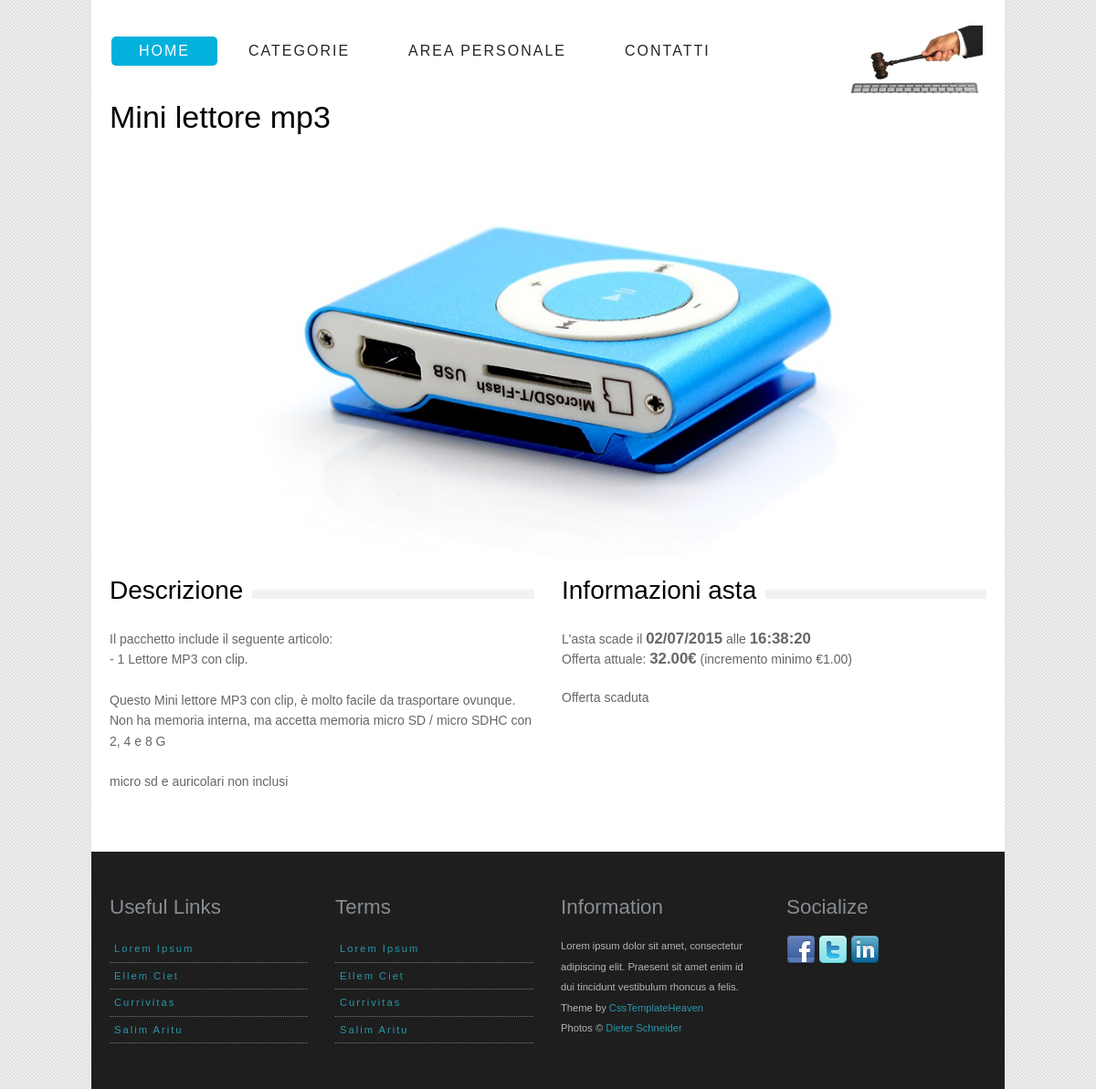
/offerta/13 (signed in), run on an earlier commit of the app's database.
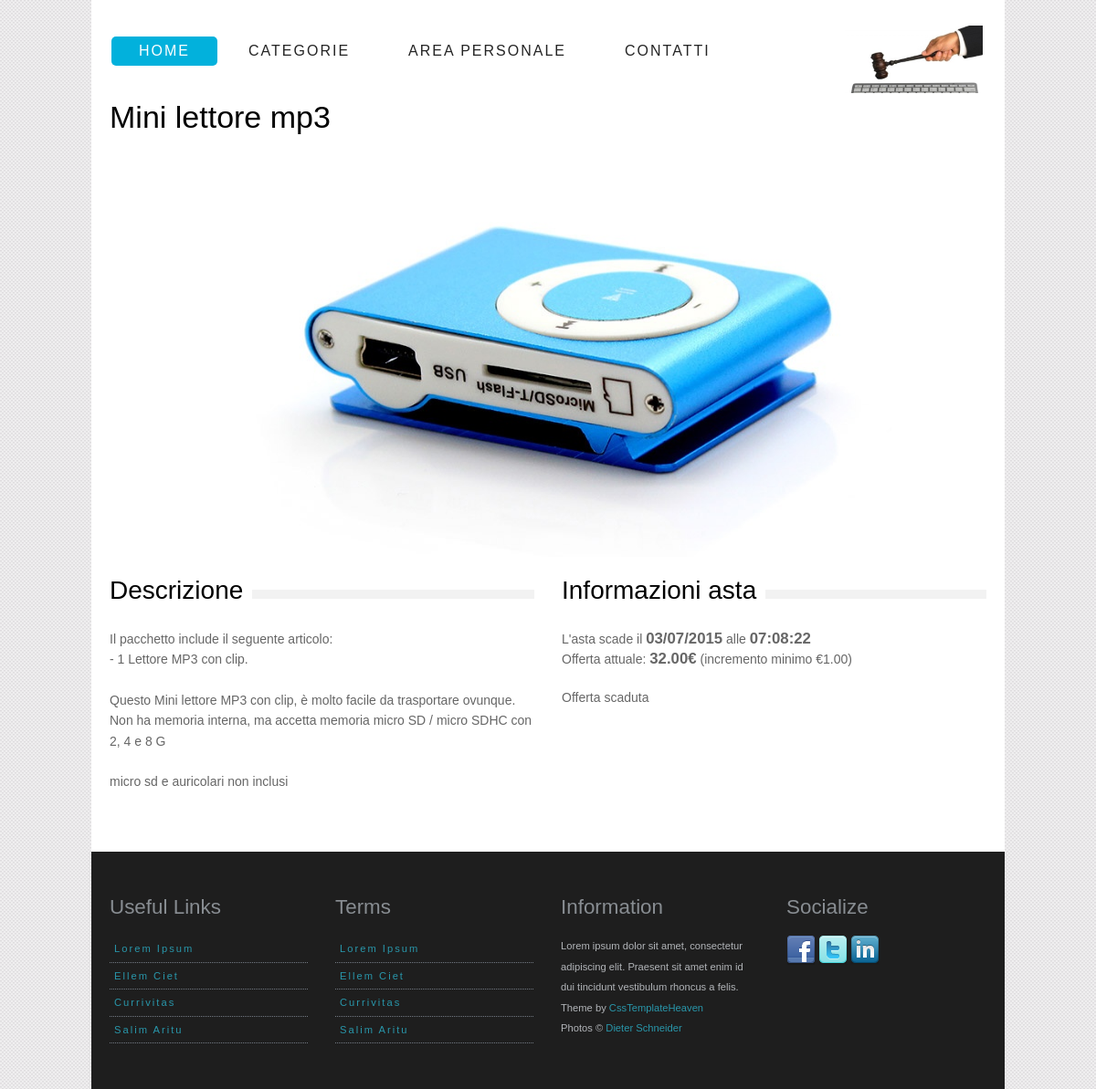
And on a later commit of the database.
### AsteOnLine/models.py (models this page shows, shortened)
class Asta (models.Model):
    creatore = models.ForeignKey(User)
    titolo = models.CharField(max_length=140)
    descrizione = models.TextField(max_length=600)
    foto = models.ImageField(upload_to=get_nome, default=settings.NO_MEDIA)
    data_apertura = models.DateTimeField(default=timezone.now)
    data_chiusura = models.DateTimeField(default=timezone.now()+datetime.timedelta(days=7))
    categoria= models.ForeignKey(Categoria)
    base_asta = models.DecimalField(max_digits=8,decimal_places=2,default=0.10)
    offerta_corrente = models.DecimalField(max_digits=8,decimal_places=2,default=0.00)
    def image_tag(self):
        return u'<p align ="center"><img src="%s" width ="100px" align ="middle"/></p>' % self.foto.url
    image_tag.short_description = 'Foto'
    image_tag.allow_tags = True
    class Meta:
        verbose_name_plural = 'Aste'
    def attiva(self):
        return self.data_chiusura>timezone.now()
    attiva.admin_order_field = '-data_chiusura'
    attiva.boolean = True
    attiva.short_description = 'Attiva?'

### AsteOnLine/views.py (the view)
# urls.py: url(r'^offerta/(?P<id_asta>[0-9]+)$',views.offerta,name='offerta'),
@login_required(login_url='/account/login')
def offerta(request,id_asta):
    asta=get_object_or_404(Asta,pk=id_asta)
    if request.method=='POST':
        if request.user == asta.creatore:
            info={'titolo':'Operazione non permessa','corpo':'Non puoi votare alle tue aste'}
            return render(request,'GestioneUtenti/avviso.html',info)
        elif asta.data_chiusura < timezone.now():
            info={'titolo':'Operazione non permessa','corpo':'Non puoi votare a un asta scaduta'}
            return render(request,'GestioneUtenti/avviso.html',info)
        else:
            off=request.POST["offerta"]
            asta.offerta_corrente=off
            asta.save()
            puntata=Puntata.objects.create(asta=asta,utente=request.user,importo=off)
            puntata.save()
            return HttpResponseRedirect(reverse('GestioneUtenti:riepilogo'))
    else:
        attiva=asta.attiva()
        return render(request,'AsteOnLine/dettaglio.html',{'asta':asta,'attiva':attiva})

### AsteOnLine/templates/AsteOnLine/dettaglio.html (shortened to what this page needs)
{% extends "AsteOnLine/base.html" %}
{% block body %}
        {% if asta %}
            <h1>{{ asta.titolo }}</h1>
            <img  src="../media/{{ asta.foto }}" alt="" width="960" height="450">
            <div class="one-half">
                <div class="heading_bg">
                    <h2>Descrizione</h2>
                </div>
                <p>{{ asta.descrizione|linebreaksbr }}</p>
            </div>
            <div class="one-half last">
                <div class="heading_bg">
                    <h2>Informazioni asta</h2>
                </div>
                <p>
                    L'asta scade il <strong>{{ asta.data_chiusura|date:"d/m/Y" }}</strong> alle
                    <strong>{{ asta.data_chiusura|time:"H:i:s" }}</strong> <br/>
                    Offerta attuale: <strong>{{ asta.offerta_corrente }}&euro;</strong> (incremento minimo &euro;1.00)
                </p>
                {% if attiva %}
                    <form action="" id="offerta_form" method="post">
                        {% csrf_token %}
                        <fieldset>
                            <label>Offerta</label>
                            {%  if asta.base_asta > asta.offerta_corrente %}
                                <input type="number" step="0.01" name="offerta" min="{{asta.base_asta|floatformat }}"
                                       value="{{ asta.base_asta|floatformat }}" width="30">
                            {% else %}
                                <input type="number" step="0.01" name="offerta" min="{{asta.offerta_corrente|floatformat|add:1}}"
                                       value="{{ asta.offerta_corrente|floatformat|add:1 }}" width="30">
                            {% endif %}
                            <p style="text-align:right; margin-right: 16px">
                                <input name="Mysubmitted" value="Fai l'offerta" class="button white" type="submit"
                                       onClick="return confirm('Stai facendo un offerta vincolante. Continuare?')">
                            </p>
                        </fieldset>
                    </form>
                {% else %}
                    <p>Offerta scaduta </p>
                {% endif %}
            </div>
        {% else %}
            <p>Asta inesistente</p>
        {% endif %}
{% endblock %}

### AsteOnLine/templates/AsteOnLine/base.html (shortened to what this page needs)
<!DOCTYPE HTML>
<head>
    {% load staticfiles %}
    <link rel="stylesheet" type="text/css" media="screen" href="{% static 'GestioneUtenti/css/style.css' %}">
    <link rel="stylesheet" type="text/css" media="screen" href="{% static 'GestioneUtenti/css/simple_menu.css' %}">
</head>
<body>
<div class="header">
  <div id="site_title"><a href="{% url 'AsteOnLine:index' %}"> <img src="{% static 'GestioneUtenti/img/logo.jpg' %}" alt="" width="auto" height="100"></a> </div>
  <ol id="menu">
    <li class="active_menu_item"><a href="{% url 'AsteOnLine:index' %}" style="color:#FFF">Home</a></li>
    <li><a href="{% url 'AsteOnLine:categorie' %}">Categorie</a>
    <li><a href="{% url 'GestioneUtenti:profilo' %}">Area Personale</a>
    </li>
    <li><a href="{% url 'AsteOnLine:contatti' %}">Contatti</a></li>
  </ol>
</div>
<div id="container">
    {% block body %}
    {% endblock %}
    <div style="clear:both; height: 40px"></div>
</div>
<div id="footer">
  <div class="one-fourth">
    <h3>Useful Links</h3>
    <ul class="footer_links">
      <li><a href="#">Lorem Ipsum</a></li>
      <li><a href="#">Ellem Ciet</a></li>
      <li><a href="#">Currivitas</a></li>
      <li><a href="#">Salim Aritu</a></li>
    </ul>
  </div>
  <div class="one-fourth">
    <h3>Terms</h3>
    <ul class="footer_links">
      <li><a href="#">Lorem Ipsum</a></li>
      <li><a href="#">Ellem Ciet</a></li>
      <li><a href="#">Currivitas</a></li>
      <li><a href="#">Salim Aritu</a></li>
    </ul>
  </div>
  <div class="one-fourth">
    <h3>Information</h3>
    Lorem ipsum dolor sit amet, consectetur adipiscing elit. Praesent sit amet enim id dui tincidunt vestibulum rhoncus a felis.
    <div id="social_icons"> Theme by <a href="http://www.csstemplateheaven.com">CssTemplateHeaven</a><br>
      Photos © <a href="http://dieterschneider.net">Dieter Schneider</a> </div>
  </div>
  <div class="one-fourth last">
    <h3>Socialize</h3>
    <img src="{% static 'AsteOnLine/img/icon_fb.png' %}" alt=""> <img src="{% static 'AsteOnLine/img/icon_twitter.png' %}" alt=""> <img src="{% static 'AsteOnLine/img/icon_in.png' %}" alt=""> </div>
</div>
</body>
</html>

### GestioneUtenti/static/GestioneUtenti/css/style.css (style rules this page uses)
html,body,div,span,applet,object,iframe,h1,h2,h3,h4,h5,h6,p,blockquote,pre,a,abbr,acronym,address,big,cite,code,del,dfn,em,font,img,ins,kbd,q,s,samp,small,strike,strong,sub,sup,tt,var,dl,dt,dd,ol,ul,li,fieldset,form,label,legend,table,caption,tbody,tfoot,thead,tr,th,td { margin:0;padding:0;border:0;outline:0;font-weight:inherit;font-style:inherit;font-family:inherit;vertical-align:baseline }
ol,ul,li { list-style-type:none }
body { font-family: Arial, Helvetica, sans-serif; font-size: .875em; line-height: 1.6em; background: #fff url(../img/body_bg.png) fixed; color: #666; }
#container { font-size: 1em; width:960px; background: #FFF; padding: 15px 20px; margin: auto; position: relative; clear: both }
.header { font-family:"QuicksandBook", Tahoma, Verdana, Arial, sans-serif; font-size: 10px; width: 960px; padding: 40px 20px 30px; margin: 0 auto; border-radius: 0; background: #FFF; position: relative; text-transform: uppercase; text-shadow: 1px 1px 1px rgba(0,0,0,0.8); }
#site_title { width: 125px; height: 51px; position:absolute; top: 28px; right: 50px }
#site_title img { float: left }
#footer { font-size: .8em; width: 960px; margin: auto; padding: 30px 20px 50px; clear: both; color: #b2b5b9; background: #1e1e1e; }
h1, h2, h3, h4 { font-family: "QuicksandBook", Arial, sans-serif }
h1 { font-size: 34px; padding: 0 0 20px; color: #000 }
h2, h3 { margin: 20px 0; color: #000; font-weight: normal; text-transform:normal }
h2 { font-size: 2em }
h3 { font-size: 2em }
.heading_bg { background: url(../img/heading_bg.png) repeat-x 0 30px }
.heading_bg h1, .heading_bg h2, .heading_bg h3, .heading_bg h4 { background: #FFF; padding-right: 10px; display: inline-block }
#footer h3 { color: #888d92 }
p { padding: 10px 0; font-size: 1em; }
strong { font-weight: bold; font-size: 1.2em }
a { color: #2997AB; text-decoration: none }
.one, .one-half, .two-third, .one-third, .one-fourth, .one-fifth, .one-sixth ,.inner-content, .one-third-big { float:left; }
.one-half, .two-third, .one-third, .one-fourth, .one-fifth, .one-sixth, .inner-content,.one-third-big { margin-right: 30px; }
.one-half { width:465px; }
.one-fourth { width:217px; }
.last { margin-right: 0px!important; }

### GestioneUtenti/static/GestioneUtenti/css/simple_menu.css (style rules this page uses)
.active_menu_item { background: #02B1DC; border-radius: 5px }
#menu, #menu ol { margin: 0; padding: 0; list-style: none; }
#menu { margin: 0 auto 0; }
#menu:before, #menu:after { content: ""; display: table; }
#menu:after { clear: both; }
#menu { zoom:1; }
#menu li { float: left; margin: 0 2px; position: relative; }
#menu a { float: left; padding: 5px 30px; color: #242424; text-transform: uppercase; font-family: 'QuicksandBook', sans-serif; font-size: 16px; letter-spacing: 2px; text-decoration: none; text-shadow: none; }
.footer_links { margin: 0 }
.footer_links li { border-bottom: 1px dotted #737a84; padding: 3px 5px; letter-spacing: 2px }

What changed in the data, as far as the page shows it:
changed Asta "Mini lettore mp3": data_chiusura "02/07/2015" → "03/07/2015"; data_chiusura "16:38:20" → "07:08:22"
